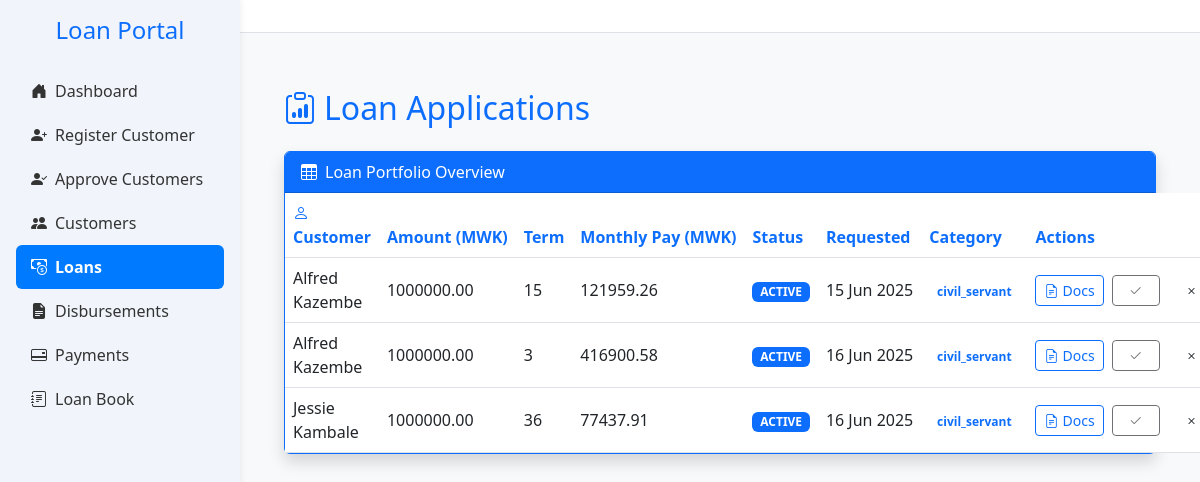
Page /loans on the committed database.
### app.py (models this page shows, shortened)
class Customer(db.Model):
    __tablename__ = 'customers'
    id = db.Column(db.Integer, primary_key=True)
    national_id = db.Column(db.String(20), unique=True, nullable=False)
    first_name = db.Column(db.String(100), nullable=False)
    last_name = db.Column(db.String(100), nullable=False)
    gender = db.Column(db.String(10))
    dob = db.Column(db.String(20))
    title = db.Column(db.String(20))
    email = db.Column(db.String(100), nullable=False)
    contact = db.Column(db.String(20))
    address = db.Column(db.String(255))
    next_of_kin_name = db.Column(db.String(20),nullable=False)
    next_of_kin_relationship = db.Column(db.String(20),nullable=False)
    next_of_kin_contact = db.Column(db.String(20))
    employer = db.Column(db.String(100), nullable=False)
    job_title = db.Column(db.String(100))
    salary = db.Column(db.Float)
    service_length = db.Column(db.String(50))
    bank_name = db.Column(db.String(100))
    bank_account = db.Column(db.String(20), nullable=False)
    salary_deposited = db.Column(db.String(10))
    district = db.Column(db.String(100))
    region = db.Column(db.String(100))
    amount_requested = db.Column(db.Float)
    status = db.Column(db.String(20), default='pending')
    is_approved_for_creation = db.Column(db.Boolean, default=False)
    maker_id = db.Column(db.Integer, nullable=False)
    checker_id = db.Column(db.Integer)
    is_approved_for_deletion = db.Column(db.Boolean, default=False)
    file_number = db.Column(db.String(20))
    created_at = db.Column(db.DateTime, default=datetime.utcnow)
    loans = db.relationship('LoanApplication', back_populates='customer')

class LoanApplication(db.Model):
    __tablename__ = 'loan_applications'
    id = db.Column(db.Integer, primary_key=True)
    customer_id = db.Column(db.Integer, db.ForeignKey('customers.id'), nullable=False)
    loan_amount = db.Column(db.Float,nullable=False, default=0.0)
    status = db.Column(db.String(20), default='pending')
    created_at = db.Column(db.DateTime, default=datetime.utcnow)
    term_months = db.Column(db.Integer)
    monthly_instalment = db.Column(db.Float)
    total_repayment = db.Column(db.Float)
    effective_rate = db.Column(db.Float)
    category = db.Column(db.String(50))
    loan_category = db.Column(db.Integer, nullable=False)
    disbursed = db.Column(db.Boolean, default=False)
    disbursed_bank = db.Column(db.String(100))
    crb_fees = db.Column(db.Float, default=3000)
    origination_fees = db.Column(db.Float)
    insurance_fees = db.Column(db.Float)
    total_fees = db.Column(db.Float)
    collection_fees = db.Column(db.Float)
    schedule_id = db.Column(
    db.Integer,
    db.ForeignKey('repayment_schedules.id', use_alter=True, name='fk_schedule_id'),
    nullable=True
    )
    loan_number = db.Column(db.String(20), nullable=True, unique=True)
    file_number = db.Column(db.String(50))
    date_created = db.Column(db.DateTime, default=datetime.utcnow)
    disbursement_date = db.Column(db.Date, nullable=True)
    cash_to_client = db.Column(db.Float,nullable=False, default=0.0)
    top_up_interest = db.Column(db.Float, default=0.0)
    settlement_interest = db.Column(db.Float, default=0.0)
    closure_type = db.Column(db.String(20))  # 'settlement' or 'topup'
    closure_date = db.Column(db.DateTime)
    top_up_of = db.Column(db.Integer, db.ForeignKey('loan_applications.id'), nullable=True)
    application_status = db.Column(db.String(20), nullable=False, default='pending')
    loan_state = db.Column(db.String(20), nullable=False, default='active')
    performance_status = db.Column(db.String(20), nullable=False, default='performing')
    top_up_balance = db.Column(db.Float, default=0.0)
    settlement_balance = db.Column(db.Float, default=0.0)
    current_balance = db.Column(db.Float, default=0.0)
    settlement_type = Column(Enum(SettlementTypeEnum), nullable=True)
    settling_institution = Column(String(255), nullable=True)  # only if third_party
    settlement_reason = db.Column(db.String(255), nullable=True)
    parent_loan_id = db.Column(
        db.Integer,
        db.ForeignKey('loan_applications.id'),
        nullable=True
    )
    topups = db.relationship(
        'LoanApplication',
        foreign_keys=[parent_loan_id],  # 👈 Specify which foreign key to use
        backref=db.backref('parent_loan', remote_side=[id]),
        cascade='all, delete-orphan'
    )
    payments = db.relationship('Payment', back_populates='loan', cascade='all, delete-orphan')
    customer = db.relationship('Customer', back_populates='loans')
    repayment_schedules = db.relationship(
        'RepaymentSchedule',
        back_populates='loan',
        cascade='all, delete-orphan',
        foreign_keys='RepaymentSchedule.loan_id'
        )
    @property
    def balance(self):
        if self.loan_state in ('settled_client', 'write_off', 'insurance'):
            return 0.0
        config = PRICING.get(self.term_months)
        if not config:
            return None
        capitalized = (
            self.loan_amount +
            (self.loan_amount * config.get('origination', 0)) +
            (self.loan_amount * config.get('insurance', 0)) +
            config.get('crb', 0)
        )
        paid_principal = sum(
            alloc.principal for p in self.payments if p.allocation for alloc in [p.allocation]
        )
        return round(capitalized - paid_principal, 2)

### app.py (the view)
@app.route('/loans')
def view_loans():
    loans = (
        LoanApplication.query
        .join(Customer)
        .filter(Customer.is_approved_for_creation.is_(True))
        .filter(LoanApplication.status.in_(['pending', 'approved']))
        .options(joinedload(LoanApplication.documents))  # <-- eager‑load docs
        .add_entity(Customer)
        .all()
    )
    processed_loans = [
        {
            "loan":      loan_app,
            "customer":  customer,
            "current_balance": loan_app.balance or 0.0,
        }
        for loan_app, customer in loans
    ]
    return render_template("view_loans.html", loans=processed_loans)

### templates/view_loans.html (shortened to what this page needs)
{% extends "base.html" %}
{% block content %}
<div class="container mt-4">
  <h2 class="mb-4 text-primary">
    <i class="bi bi-clipboard-data me-2"></i>Loan Applications
  </h2>
  <div class="card border-primary shadow">
    <div class="card-header bg-primary text-white">
      <i class="bi bi-table me-2"></i>Loan Portfolio Overview
    </div>
    <div class="card-body p-0">
      <table class="table table-hover align-middle mb-0" id="loanTable">
        <thead class="bg-light-primary">
          <tr>
            <th class="text-primary"><i class="bi bi-person me-1"></i>Customer</th>
            <th class="text-primary">Amount (MWK)</th>
            <th class="text-primary">Term</th>
            <th class="text-primary">Monthly Pay (MWK)</th>
            <th class="text-primary">Status</th>
            <th class="text-primary">Requested</th>
            <th class="text-primary">Category</th>
            <th class="text-primary">Actions</th>
          </tr>
        </thead>
        <tbody>
          {% for entry in loans %}
          <tr>
            <td class="fw-medium">{{ entry.customer.first_name }} {{ entry.customer.last_name }}</td>
            <td>{{ "%.2f"|format(entry.loan.loan_amount or 0) }}</td>
            <td>{{ entry.loan.term_months }}</td>
            <td class="text-nowrap">{{ "%.2f"|format(entry.loan.monthly_instalment or 0) }}</td>
            <td>
              {% if entry.loan.application_status == 'approved' %}
                <span class="badge
                  {% if entry.loan.loan_state == 'active' %}bg-primary
                  {% elif entry.loan.loan_state == 'closed' %}bg-secondary
                  {% elif entry.loan.loan_state == 'written_off' %}bg-danger
                  {% elif entry.loan.loan_state == 'topped_up' %}bg-info
                  {% else %}bg-warning{% endif %}">
                  {{ entry.loan.loan_state|replace('_', ' ')|upper }}
                </span>
              {% elif entry.loan.application_status == 'pending' %}
                <span class="badge bg-warning-soft text-warning">
                  <i class="bi bi-clock-history me-1"></i>{{ entry.loan.application_status|title }}
                </span>
              {% else %}
                <span class="badge bg-danger-soft text-danger">
                  <i class="bi bi-x-circle me-1"></i>{{ entry.loan.application_status|title }}
                </span>
              {% endif %}
            </td>
            <td>{{ entry.loan.created_at.strftime('%d %b %Y') if entry.loan.created_at else '' }}</td>
            <td>
              <span class="badge bg-primary-soft text-primary">{{ entry.loan.category }}</span>
            </td>
            <td class="text-nowrap">
              <div class="d-flex gap-2">
                <button type="button"
                        class="btn btn-sm btn-outline-primary"
                        data-bs-toggle="modal"
                        data-bs-target="#loanDocsModal{{ entry.loan.id }}">
                  <i class="bi bi-file-earmark-text me-1"></i>Docs
                </button>
                <form method="POST"
                      action="{{ url_for('process_loan', loan_id=entry.loan.id, action='approve') }}">
                  <button class="btn btn-success-soft btn-sm px-3 py-1" type="submit"
                          {% if entry.loan.application_status == 'approved' %}disabled{% endif %}>
                    <i class="bi bi-check2"></i>
                  </button>
                </form>
                <form method="POST"
                      action="{{ url_for('process_loan', loan_id=entry.loan.id, action='reject') }}">
                  <button class="btn btn-danger-soft btn-sm px-3 py-1" type="submit"
                          {% if entry.loan.application_status == 'rejected' %}disabled{% endif %}>
                    <i class="bi bi-x"></i>
                  </button>
                </form>
              </div>
            </td>
          </tr>
          {% endfor %}
        </tbody>
      </table>
    </div>
  </div>
</div>
{% endblock %}

### templates/base.html (style rules this page uses)
:root { --main-blue: #007bff; --sidebar-bg: #f1f5fb; --sidebar-hover: #dbeafe; }
body { overflow-x: hidden; background-color: #f8f9fa; }

### rows in the picture
Customer: customer.first_name "Alfred" "Alfred", customer.last_name "Kazembe" "Kazembe"
LoanApplication: loan "1000000.00", loan.term_months "15", loan "121959.26", loan.loan_state "ACTIVE", loan.created_at "15 Jun 2025", loan.category "civil_servant"
LoanApplication: loan "1000000.00", loan.term_months "3", loan "416900.58", loan.loan_state "ACTIVE", loan.created_at "16 Jun 2025", loan.category "civil_servant"
Customer: customer.first_name "Jessie", customer.last_name "Kambale"
LoanApplication: loan "1000000.00", loan.term_months "36", loan "77437.91", loan.loan_state "ACTIVE", loan.created_at "16 Jun 2025", loan.category "civil_servant"
